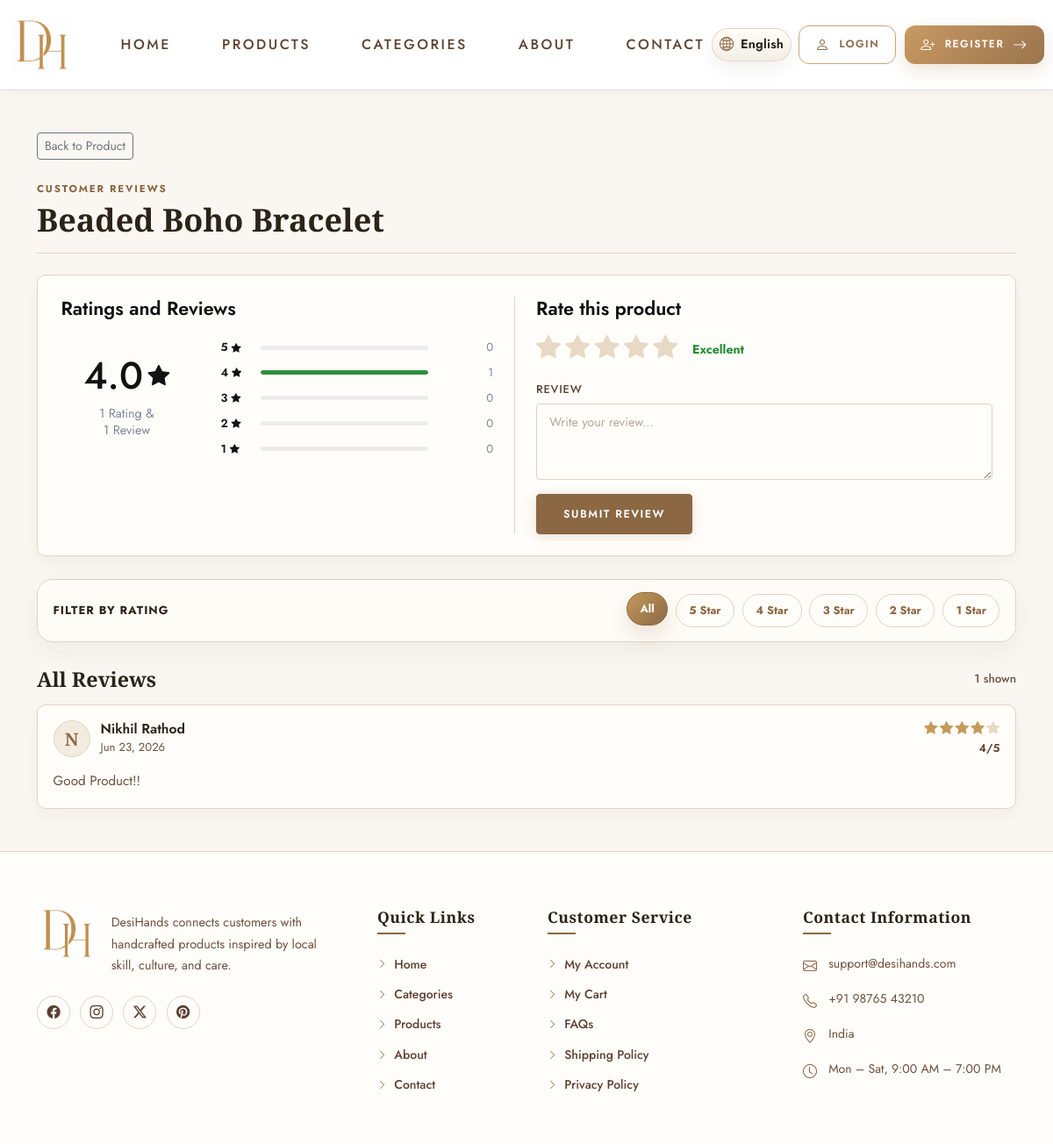
/products/1/reviews/, run on the app's committed database.
### core/models.py (models this page shows, shortened)
class Product(models.Model):
    category = models.ForeignKey(
        Category,
        on_delete=models.CASCADE,
        related_name="products",
    )
    product_name_en = models.CharField(max_length=150)
    product_name_hi = models.CharField(max_length=150, blank=True, default="")
    product_image = models.ImageField(
        upload_to="product_images/", blank=True, null=True
    )
    price = models.DecimalField(max_digits=10, decimal_places=2)
    stock = models.PositiveIntegerField()
    description_en = models.TextField()
    description_hi = models.TextField(blank=True, default="")
    seller_name = models.CharField(max_length=150)
    created_at = models.DateTimeField(auto_now_add=True)
    is_available = models.BooleanField(default=True)
    class Meta:
        ordering = ["-created_at"]
        verbose_name = "Product"
        verbose_name_plural = "Products"
    @property
    def product_name(self):
        from django.utils.translation import get_language
        if get_language() == "hi":
            return self.product_name_hi or self.product_name_en
        return self.product_name_en or self.product_name_hi

class Review(models.Model):
    user = models.ForeignKey(
        Registration,
        on_delete=models.CASCADE,
        related_name="reviews",
    )
    product = models.ForeignKey(
        Product,
        on_delete=models.CASCADE,
        related_name="reviews",
    )
    rating = models.PositiveSmallIntegerField(help_text="1 to 5")
    review = models.TextField()
    created_at = models.DateTimeField(auto_now_add=True)
    class Meta:
        ordering = ["-created_at"]
        verbose_name = "Review"
        verbose_name_plural = "Reviews"
        unique_together = ("user", "product")

class Registration(models.Model):
    fullname = models.CharField(max_length=150)
    email = models.EmailField(unique=True)
    mobile = models.CharField(max_length=15)
    password = models.CharField(max_length=128)
    address = models.TextField()
    city = models.CharField(max_length=100)
    state = models.CharField(max_length=100)
    pincode = models.CharField(max_length=10)
    profile_image = models.ImageField(upload_to="profile_images/", blank=True, null=True)
    is_blocked = models.BooleanField(default=False)
    created_at = models.DateTimeField(auto_now_add=True)
    class Meta:
        ordering = ["-created_at"]
        verbose_name = "Registration"
        verbose_name_plural = "Registrations"

### core/views.py (the view)
# urls.py: path("products/<int:pk>/reviews/", views.product_reviews_view, name="product_reviews"),
def product_reviews_view(request, pk):
    product = get_object_or_404(Product.objects.select_related("category"), pk=pk)
    rating_filter = request.GET.get("rating", "").strip()
    rating_filter = int(rating_filter) if rating_filter in {"1", "2", "3", "4", "5"} else None
    context = {
        "product": product,
        **get_product_review_context(
            product,
            registration_id=request.session.get("registration_id"),
            rating_filter=rating_filter,
        ),
    }
    return render(request, "core/product_reviews.html", context)

### core/context_processors.py (called while the page is built)
def cart_count(request):
    registration_id = request.session.get("registration_id")
    if not registration_id:
        return {"cart_count": 0}
    quantities = Cart.objects.filter(user_id=registration_id).values_list(
        "quantity", flat=True
    )
    return {"cart_count": sum(quantities)}

def currency_context(request):
    currency = get_user_currency(request)
    return {
        "currency_code": currency["code"],
        "currency_symbol": currency["symbol"],
        "currency_rate": currency["rate"],
    }

### core/currency_utils.py (called while the page is built, shortened)
def get_user_currency(request):
    if not request:
        return {"code": "INR", "symbol": "₹", "rate": 1.0}
    if "currency_code" in request.session:
        return {
            "code": request.session["currency_code"],
            "symbol": request.session["currency_symbol"],
            "rate": request.session["currency_rate"],
        }
    registration_id = request.session.get("registration_id")
    return {"code": "INR", "symbol": "₹", "rate": 1.0}

### templates/core/product_reviews.html (shortened to what this page needs)
{% extends "base.html" %}
{% block content %}
<section class="py-5">
    <div class="container">
        <div class="mb-4">
            <a class="btn btn-outline-secondary btn-sm" href="{% url 'core:product_detail' product.id %}">Back to Product</a>
        </div>
        <div class="all-reviews-header">
            <div>
                <span class="review-eyebrow">Customer Reviews</span>
                <h1>{{ product.product_name }}</h1>
            </div>
        </div>
        <div class="ratings-overview all-reviews-summary">
            <div class="ratings-review-grid">
                <div class="ratings-summary-panel">
                    <h2>Ratings and Reviews</h2>
                    <div class="ratings-overview-body">
                        <div class="rating-total">
                            <div class="rating-total-score">
                                {% if average_rating %}{{ average_rating|floatformat:1 }}{% else %}0.0{% endif %}
                                <i class="bi bi-star-fill"></i>
                            </div>
                            <p>
                                {{ review_count }} Rating{{ review_count|pluralize }} &amp;<br>
                                {{ review_count }} Review{{ review_count|pluralize }}
                            </p>
                        </div>
                        <div class="rating-breakdown">
                            {% for item in rating_breakdown %}
                                <div class="rating-breakdown-row rating-level-{{ item.star }}">
                                    <span class="rating-breakdown-label">{{ item.star }} <i class="bi bi-star-fill"></i></span>
                                    <div class="rating-bar-track">
                                        <div class="rating-bar-fill" style="width: {{ item.percent }}%;"></div>
                                    </div>
                                    <span class="rating-breakdown-count">{{ item.count }}</span>
                                </div>
                            {% endfor %}
                        </div>
                    </div>
                </div>
                {% if not user_review %}
                    <div class="review-page-form">
                        <h2>Rate this product</h2>
                        <form method="post" action="{% url 'core:review_add' product.id %}">
                            <div class="rate-product-row">
                                <div class="star-rating-input" aria-label="Choose rating">
                                    <label for="rating-5" title="5 stars"><i class="bi bi-star-fill"></i></label>
                                    <label for="rating-4" title="4 stars"><i class="bi bi-star-fill"></i></label>
                                    <label for="rating-3" title="3 stars"><i class="bi bi-star-fill"></i></label>
                                    <label for="rating-2" title="2 stars"><i class="bi bi-star-fill"></i></label>
                                    <label for="rating-1" title="1 star"><i class="bi bi-star-fill"></i></label>
                                </div>
                                <span class="rate-product-label">Excellent</span>
                            </div>
                            <label class="form-label mt-3">Review</label>
                            <textarea class="form-control review-textarea" name="review" rows="3" placeholder="Write your review..." required></textarea>
                            <button class="btn btn-primary mt-3" type="submit">Submit Review</button>
                        </form>
                    </div>
                {% endif %}
            </div>
        </div>
        <div class="review-filter-bar">
            <span>Filter by rating</span>
            <div class="review-filter-options">
                <a class="review-filter-chip {% if not selected_rating %}active{% endif %}" href="{% url 'core:product_reviews' product.id %}">All</a>
                <a class="review-filter-chip {% if selected_rating == 5 %}active{% endif %}" href="{% url 'core:product_reviews' product.id %}?rating=5">5 Star</a>
                <a class="review-filter-chip {% if selected_rating == 4 %}active{% endif %}" href="{% url 'core:product_reviews' product.id %}?rating=4">4 Star</a>
                <a class="review-filter-chip {% if selected_rating == 3 %}active{% endif %}" href="{% url 'core:product_reviews' product.id %}?rating=3">3 Star</a>
                <a class="review-filter-chip {% if selected_rating == 2 %}active{% endif %}" href="{% url 'core:product_reviews' product.id %}?rating=2">2 Star</a>
                <a class="review-filter-chip {% if selected_rating == 1 %}active{% endif %}" href="{% url 'core:product_reviews' product.id %}?rating=1">1 Star</a>
            </div>
        </div>
        <div class="review-section-heading all-reviews-list-head">
            <h2>{% if selected_rating %}{{ selected_rating }} Star Reviews{% else %}All Reviews{% endif %}</h2>
            <span>{{ filtered_review_count }} shown{% if selected_rating %} of {{ review_count }} total{% endif %}</span>
        </div>
        {% if reviews %}
            <div class="review-list">
                {% for r in reviews %}
                    <article class="review-card">
                        <div class="review-card-header">
                            <div class="review-avatar" aria-hidden="true">{{ r.user.fullname|slice:":1" }}</div>
                            <div>
                                <h4>{{ r.user.fullname }}</h4>
                                <div class="review-date">{{ r.created_at|date:"M d, Y" }}</div>
                            </div>
                            <div class="review-card-rating">
                                <div class="rating-stars" aria-label="{{ r.rating }} out of 5 stars">
                                    <div class="rating-stars-base">
                                        <i class="bi bi-star-fill"></i>
                                        <i class="bi bi-star-fill"></i>
                                        <i class="bi bi-star-fill"></i>
                                        <i class="bi bi-star-fill"></i>
                                        <i class="bi bi-star-fill"></i>
                                    </div>
                                    <div class="rating-stars-fill" style="width: {{ r.rating_percent }}%;">
                                        <i class="bi bi-star-fill"></i>
                                        <i class="bi bi-star-fill"></i>
                                        <i class="bi bi-star-fill"></i>
                                        <i class="bi bi-star-fill"></i>
                                    </div>
                                </div>
                                <span>{{ r.rating }}/5</span>
                            </div>
                        </div>
                        <p class="review-copy">{{ r.review }}</p>
                    </article>
                {% endfor %}
            </div>
        {% endif %}
    </div>
</section>
{% endblock %}

### data on the page
Product: product_name "Beaded Boho Bracelet"
Review: user.fullname "N", user.fullname "Nikhil Rathod", created_at "Jun 23, 2026", {{ r.rating_percent }} 80 (drawn), rating "4", review "Good Product!!"

### other printed values
{{ average_rating|floatformat:1 }} "4.0"
{{ review_count }} "1"
{{ item.star }} "5" "4" "3" "2" "1"
{{ item.count }} "0" "1" "0" "0" "0"
{{ filtered_review_count }} "1"
